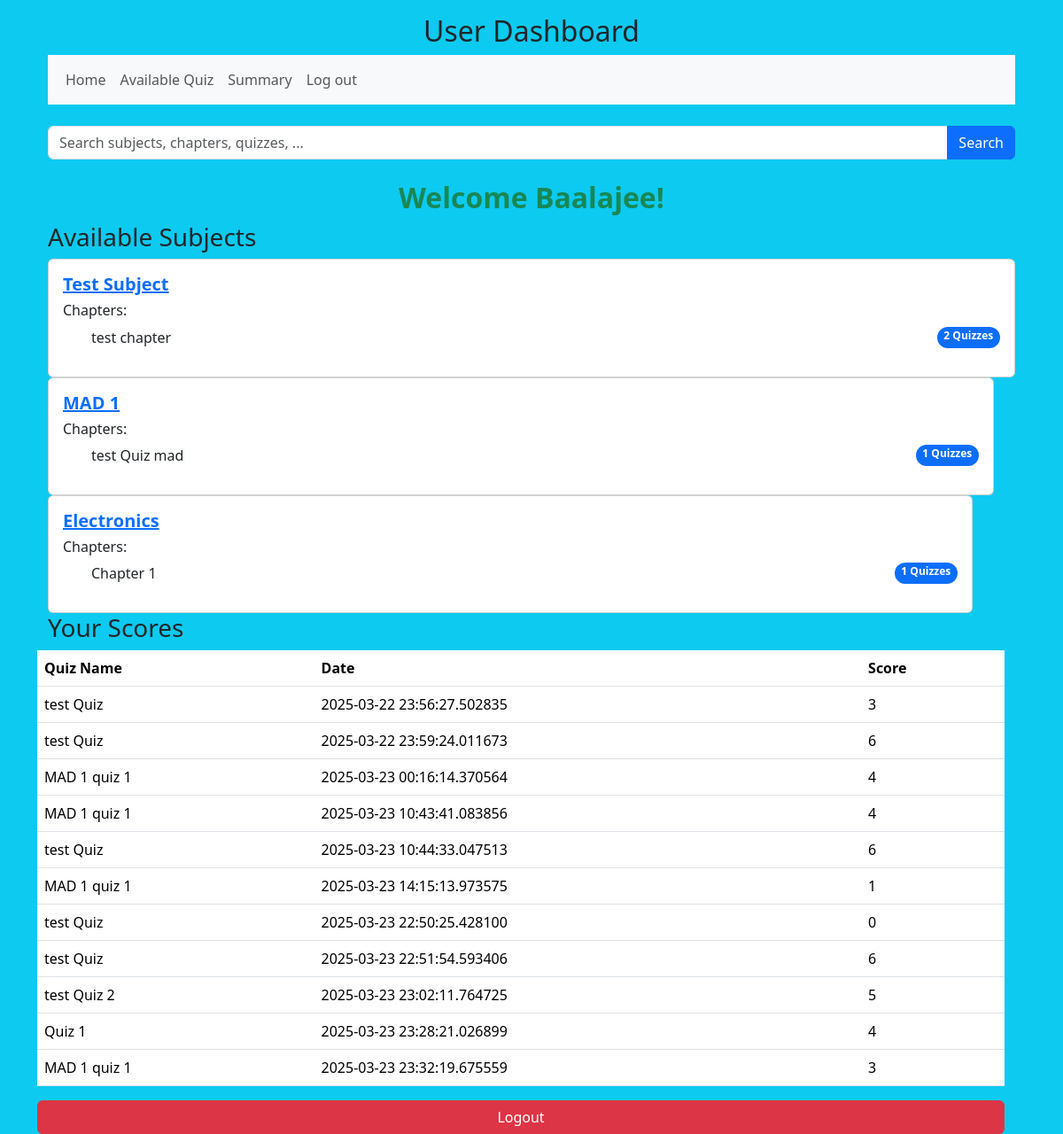
The page /user/dashboard (signed in) on the database its author committed.
### models/models.py (models this page shows)
class User(db.Model):
    __tablename__ = "users"
    id = db.Column(db.Integer, primary_key=True, autoincrement=True)
    username = db.Column(db.String(50), nullable=False, unique=True)
    email = db.Column(db.String(100), nullable=False, unique=True)
    password = db.Column(db.String(255), nullable=False)
    full_name = db.Column(db.String(100), nullable=False)
    qualification = db.Column(db.String(50))
    dob = db.Column(db.Date)
    college = db.Column(db.String(100))
    roles = db.Column(db.String(50), nullable=False, default='user')
    scores = db.relationship('Score', back_populates='user',lazy=True)

class Subject(db.Model):
    __tablename__ = "subjects"
    id = db.Column(db.Integer, primary_key=True, autoincrement=True)
    name = db.Column(db.String(50), nullable=False,unique=True)
    description = db.Column(db.Text)
    remarks = db.Column(db.Text)
    chapters = db.relationship('Chapter', back_populates='subject',cascade="all, delete-orphan")

class Chapter(db.Model):
    __tablename__ = "chapters"
    id = db.Column(db.Integer, primary_key=True, autoincrement=True)
    subject_id = db.Column(db.Integer, db.ForeignKey('subjects.id'), nullable=False)
    name = db.Column(db.String(50), nullable=False)
    description = db.Column(db.Text)
    remarks = db.Column(db.Text)
    subject = db.relationship('Subject', back_populates='chapters')
    quizzes = db.relationship('Quiz', back_populates='chapter',cascade="all, delete-orphan")

class Score(db.Model):
    __tablename__ = "scores"
    id = db.Column(db.Integer, primary_key=True, autoincrement=True)
    quiz_id = db.Column(db.Integer, db.ForeignKey('quizzes.id'), nullable=False)
    user_id = db.Column(db.Integer, db.ForeignKey('users.id'), nullable=False)
    timestamp = db.Column(db.DateTime, default=datetime.utcnow)
    total_score = db.Column(db.Integer, nullable=False)
    quiz = db.relationship('Quiz', back_populates='scores')
    user = db.relationship('User', back_populates='scores')

class Quiz(db.Model):
    __tablename__ = "quizzes"
    id = db.Column(db.Integer, primary_key=True, autoincrement=True)
    chapter_id = db.Column(db.Integer, db.ForeignKey('chapters.id'), nullable=False)
    name = db.Column(db.String(50), nullable=False)
    description = db.Column(db.Text)
    remarks = db.Column(db.Text)
    date_of_quiz = db.Column(db.Date)
    chapter = db.relationship('Chapter', back_populates='quizzes')
    questions = db.relationship('Question', back_populates='quiz',cascade="all, delete-orphan")
    scores = db.relationship('Score', back_populates='quiz',cascade="all, delete-orphan")

### controllers/controllers.py (the view)
@controllers.route('/user/dashboard')
def user_dashboard():
    if not check_role('user'):
        flash('Access denied.You must be logged in as a user')
        return redirect(url_for('controllers.login'))
    subjects=Subject.query.all()
    user_id = session.get('user_id')
    user = User.query.get(user_id)
    scores = Score.query.filter_by(user_id=user_id).all()
    return render_template('user_dashboard.html', subjects=subjects, scores=scores, user=user)

### controllers/controllers.py (called while the page is built)
def check_role(role):
    if 'user_id' in session and session['role']==role:
        return True
    return False

### templates/user_dashboard.html
{% extends 'layout.html' %}
{% block body %}
    <div class="container">
        <h2 class="text-center">User Dashboard</h2>
        <nav class="navbar navbar-expand-sm bg-light">
            <div class="container-fluid">
                <ul class="navbar-nav">
                    <li class="nav-item">
                        <a class="nav-link" href="{{url_for('controllers.user_dashboard')}}">Home</a>
                    </li>
                    <li>
                        <a class="nav-link" href ="{{url_for('controllers.available_quizzes')}}">Available Quiz</a>
                    </li>
                    <li>
                        <a class="nav-link" href ="{{url_for('controllers.user_summary')}}">Summary</a>
                    </li>
                    <li>
                        <a class="nav-link" href ="{{url_for('controllers.logout')}}">Log out</a>
                    </li>
                </ul>
            </div>
        </nav>
        <div class="mt-4">
            <form action="{{ url_for('controllers.user_search') }}" method="GET" class="mb-4">
                <div class="input-group">
                    <input type="text" name="query" class="form-control" placeholder="Search subjects, chapters, quizzes, ...">
                    <button type="submit" class="btn btn-primary">Search</button>
                </div>
            </form>
        </div>
        <h2 class="text-center text-success fw-bold"> Welcome {{user.username}}!</h2>
        <div clas="container-fluid ">
        <h3>Available Subjects</h3>
        {% for subject in subjects %}
        <div class="row">
            <div clas="col-sm">
                <div class="card">
                    <div class="card-body">
                        <h5 class="card-title">
                            <a class="fw-bold" href="{{url_for('controllers.user_subject_show',subject_id=subject.id)}}">{{subject.name}}</a>
                        </h5>
                        <h6>Chapters:</h6>
                        <ul list="list-group">
                            {% for chapter in subject.chapters %}
                            <li class="list-group-item d-flex justify-content-between algin-items-center">
                                {{chapter.name}}
                                <span class="badge bg-primary rounded-pill">{{chapter.quizzes|length}} Quizzes</span>
                            </li>
                            {% endfor %}
                        </ul>
             </div>
                </div>
            </div>
            {% endfor %}
        </div>
        <h3>Your Scores</h3>
        {% if scores %}
            <table class="table">
                <thead>
                    <tr>
                        <th>Quiz Name</th>
                        <th>Date</th>
                        <th>Score</th>
                    </tr>
                </thead>
                <tbody>
                    {% for score in scores %}
                        <tr>
                            <td>{{ score.quiz.name }}</td>
                            <td>{{ score.timestamp }}</td>
                            <td>{{ score.total_score }}</td>
                        </tr>
                    {% endfor %}
                </tbody>
            </table>
        {% else %}
            <p>No quiz scores available yet.</p>
        {% endif %}
    <a href="{{ url_for('controllers.logout') }}" class="btn btn-danger">Logout</a>
</div>
{% endblock %}

### rows shown on the page
User: username "Baalajee"
Subject: name "Test Subject"
Chapter: name "test chapter", quizzes|length "2"
Subject: name "MAD 1"
Chapter: name "test Quiz mad", quizzes|length "1"
Subject: name "Electronics"
Chapter: name "Chapter 1", quizzes|length "1"
Score: quiz.name "test Quiz", timestamp "2025-03-22 23:56:27.502835", total_score "3"
Score: quiz.name "test Quiz", timestamp "2025-03-22 23:59:24.011673", total_score "6"
Score: quiz.name "MAD 1 quiz 1", timestamp "2025-03-23 00:16:14.370564", total_score "4"
Score: quiz.name "MAD 1 quiz 1", timestamp "2025-03-23 10:43:41.083856", total_score "4"
Score: quiz.name "test Quiz", timestamp "2025-03-23 10:44:33.047513", total_score "6"
Score: quiz.name "MAD 1 quiz 1", timestamp "2025-03-23 14:15:13.973575", total_score "1"
Score: quiz.name "test Quiz", timestamp "2025-03-23 22:50:25.428100", total_score "0"
Score: quiz.name "test Quiz", timestamp "2025-03-23 22:51:54.593406", total_score "6"
Score: quiz.name "test Quiz 2", timestamp "2025-03-23 23:02:11.764725", total_score "5"
Score: quiz.name "Quiz 1", timestamp "2025-03-23 23:28:21.026899", total_score "4"
Score: quiz.name "MAD 1 quiz 1", timestamp "2025-03-23 23:32:19.675559", total_score "3"
